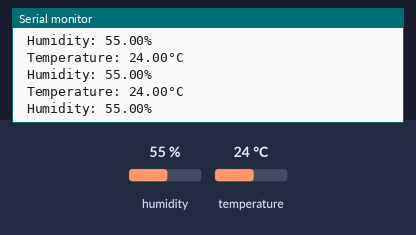
A sketch run on a simulated ESP32. On the bench: the last lines printed to the serial monitor. The inputs (shaded band) are chosen by the test bench; at power-on: humidity 55 %, temperature 24 °C.

Above: at 3.8 s.
3.9 s: humidity set to 22 %
At 6.5 s:
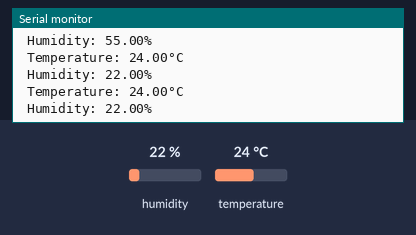
6.7 s: temperature set to 12 °C
At 7.9 s:
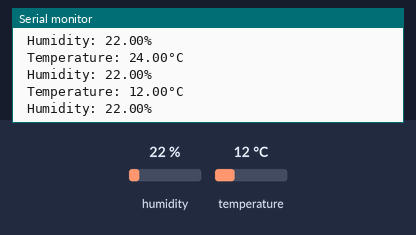
9.5 s: humidity set to 40 %
At 12.7 s:
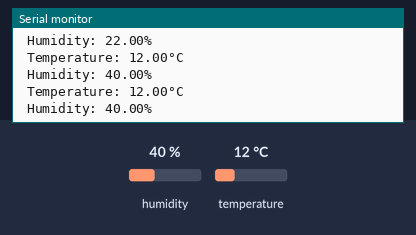
Timing chart, 0 to 14.2 s (numbered marks = the images above; inputs shaded):
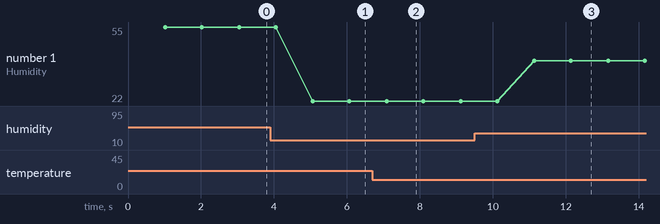

The sketch:

dht11_with_esp32.ino
```cpp
#include "DHT.h"

#define DHTPIN 4
#define DHTTYPE DHT11

DHT dht(DHTPIN,DHTTYPE);

void setup()
{
  Serial.begin(115200);

   dht.begin();
}

void loop()
{
  delay(1000);  /* Delay of amount equal to sampling period */

  float h = dht.readHumidity();     /* Get humidity value */
  float t = dht.readTemperature(); /* Get temperatureu value */


   Serial.print(" Temperature: ");
  Serial.print(t);
  Serial.println("°C ");

   Serial.print(" Humidity: ");
  Serial.print(h);
  Serial.println("% ");
}
```

Measured:
- after the input at 3.9 s, the serial monitor: prints a new line after 1.2 s (image 1)
- after the input at 6.7 s, the serial monitor: prints a new line after 0.39 s (image 2)
- after the input at 9.5 s, the serial monitor: prints a new line after 1.6 s (image 3)
- plotted number 1: 55 → 22 after the input at 3.9 s, 22 → 40 after the input at 9.5 s
